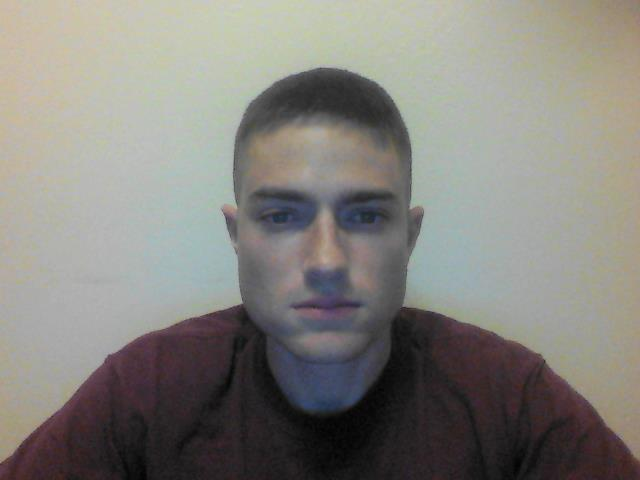
#> input picture photos/uncropped/scott1.jpeg, 640 x 480 px, found by its file name
$ python crop_face.py   (older library calls are emulated)
#> lines starting #> are read from the running program, lines starting #| are printed output that depends on the picture
#!/usr/bin/env python
# Software License Agreement (BSD License)
#
# Copyright (c) 2012, Philipp Wagner
# All rights reserved.
#
# Redistribution and use in source and binary forms, with or without
# modification, are permitted provided that the following conditions
# are met:
#
#  * Redistributions of source code must retain the above copyright
#    notice, this list of conditions and the following disclaimer.
#  * Redistributions in binary form must reproduce the above
#    copyright notice, this list of conditions and the following
#    disclaimer in the documentation and/or other materials provided
#    with the distribution.
#  * Neither the name of the author nor the names of its
#    contributors may be used to endorse or promote products derived
#    from this software without specific prior written permission.
#
# THIS SOFTWARE IS PROVIDED BY THE COPYRIGHT HOLDERS AND CONTRIBUTORS
# "AS IS" AND ANY EXPRESS OR IMPLIED WARRANTIES, INCLUDING, BUT NOT
# LIMITED TO, THE IMPLIED WARRANTIES OF MERCHANTABILITY AND FITNESS
# FOR A PARTICULAR PURPOSE ARE DISCLAIMED. IN NO EVENT SHALL THE
# COPYRIGHT OWNER OR CONTRIBUTORS BE LIABLE FOR ANY DIRECT, INDIRECT,
# INCIDENTAL, SPECIAL, EXEMPLARY, OR CONSEQUENTIAL DAMAGES (INCLUDING,
# BUT NOT LIMITED TO, PROCUREMENT OF SUBSTITUTE GOODS OR SERVICES;
# LOSS OF USE, DATA, OR PROFITS; OR BUSINESS INTERRUPTION) HOWEVER
# CAUSED AND ON ANY THEORY OF LIABILITY, WHETHER IN CONTRACT, STRICT
# LIABILITY, OR TORT (INCLUDING NEGLIGENCE OR OTHERWISE) ARISING IN
# ANY WAY OUT OF THE USE OF THIS SOFTWARE, EVEN IF ADVISED OF THE
# POSSIBILITY OF SUCH DAMAGE.

import sys, math
from PIL import Image

def Distance(p1,p2):
  dx = p2[0] - p1[0]
  dy = p2[1] - p1[1]
  return math.sqrt(dx*dx+dy*dy)

def ScaleRotateTranslate(image, angle, center = None, new_center = None, scale = None, resample=Image.BICUBIC):
  if (scale is None) and (center is None):
    return image.rotate(angle=angle, resample=resample)
  nx,ny = x,y = center
  sx=sy=1.0
  if new_center:
    (nx,ny) = new_center
  if scale:
    (sx,sy) = (scale, scale)
  cosine = math.cos(angle)
  sine = math.sin(angle)
  a = cosine/sx
  b = sine/sx
  c = x-nx*a-ny*b
  d = -sine/sy
  e = cosine/sy
  f = y-nx*d-ny*e
  return image.transform(image.size, Image.AFFINE, (a,b,c,d,e,f), resample=resample)

def CropFace(image, eye_left=(0,0), eye_right=(0,0), offset_pct=(0.2,0.2), dest_sz = (70,70)):
  # calculate offsets in original image
  offset_h = math.floor(float(offset_pct[0])*dest_sz[0])
  offset_v = math.floor(float(offset_pct[1])*dest_sz[1])
  # get the direction
  eye_direction = (eye_right[0] - eye_left[0], eye_right[1] - eye_left[1])
  # calc rotation angle in radians
  rotation = -math.atan2(float(eye_direction[1]),float(eye_direction[0]))
  # distance between them
  dist = Distance(eye_left, eye_right)
  # calculate the reference eye-width
  reference = dest_sz[0] - 2.0*offset_h
  # scale factor
  scale = float(dist)/float(reference)
  # rotate original around the left eye
  image = ScaleRotateTranslate(image, center=eye_left, angle=rotation)
  # crop the rotated image
  crop_xy = (eye_left[0] - scale*offset_h, eye_left[1] - scale*offset_v)
  crop_size = (dest_sz[0]*scale, dest_sz[1]*scale)
  image = image.crop((int(crop_xy[0]), int(crop_xy[1]), int(crop_xy[0]+crop_size[0]), int(crop_xy[1]+crop_size[1])))
  # resize it
  image = image.resize(dest_sz, Image.ANTIALIAS)
  return image

if __name__ == "__main__":
  path = "C:/Users/Scott/Documents/GitHub/Face-Recognition/photos/uncropped/"
  cropped_path = "C:/Users/Scott/Documents/GitHub/Face-Recognition/photos/cropped/"
  image =  Image.open(path + "scott1.jpeg")
#> image is the input picture: PIL image 640x480 RGB; mean R, G, B 132.5, 130.6, 124.9
  CropFace(image, eye_left=(262,218), eye_right=(384,217), offset_pct=(0.1,0.1), dest_sz=(200,200)).save(cropped_path + "scott/scott1_10_10_200_200.jpeg")
  CropFace(image, eye_left=(262,218), eye_right=(384,217), offset_pct=(0.2,0.2), dest_sz=(200,200)).save(cropped_path + "scott/scott1_20_20_200_200.jpeg")
  CropFace(image, eye_left=(262,218), eye_right=(384,217), offset_pct=(0.3,0.3), dest_sz=(200,200)).save(cropped_path + "scott/scott1_30_30_200_200.jpeg")

  image =  Image.open(path + "scott2.jpeg")
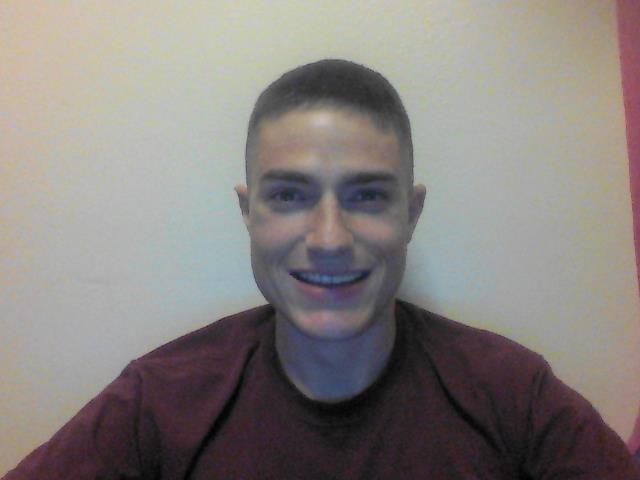
#> input picture photos/uncropped/scott2.jpeg, 640 x 480 px, found by its file name
#> image is the input picture: PIL image 640x480 RGB; mean R, G, B 135.3, 129.8, 126.8
  CropFace(image, eye_left=(272,197), eye_right=(382,198), offset_pct=(0.1,0.1), dest_sz=(200,200)).save(cropped_path + "scott/scott2_10_10_200_200.jpeg")
  CropFace(image, eye_left=(272,197), eye_right=(382,198), offset_pct=(0.2,0.2), dest_sz=(200,200)).save(cropped_path + "scott/scott2_20_20_200_200.jpeg")
  CropFace(image, eye_left=(272,197), eye_right=(382,198), offset_pct=(0.3,0.3), dest_sz=(200,200)).save(cropped_path + "scott/scott2_30_30_200_200.jpeg")

  image =  Image.open(path + "scott3.jpeg")
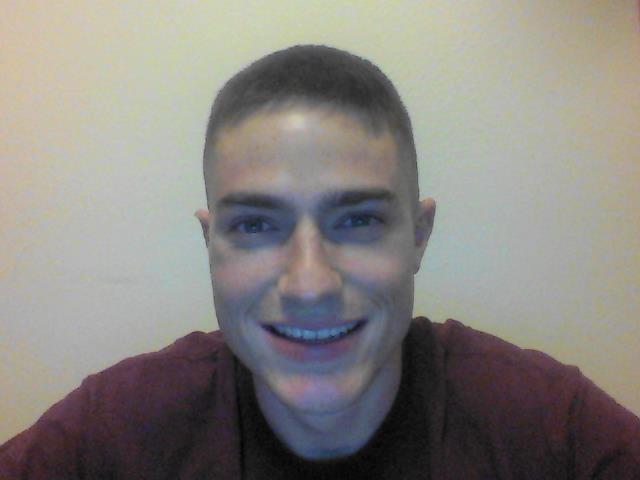
#> input picture photos/uncropped/scott3.jpeg, 640 x 480 px, found by its file name
#> image is the input picture: PIL image 640x480 RGB; mean R, G, B 136.3, 132.9, 128.1
  CropFace(image, eye_left=(236,227), eye_right=(381,222), offset_pct=(0.1,0.1), dest_sz=(200,200)).save(cropped_path + "scott/scott3_10_10_200_200.jpeg")
  CropFace(image, eye_left=(236,227), eye_right=(381,222), offset_pct=(0.2,0.2), dest_sz=(200,200)).save(cropped_path + "scott/scott3_20_20_200_200.jpeg")
  CropFace(image, eye_left=(236,227), eye_right=(381,222), offset_pct=(0.3,0.3), dest_sz=(200,200)).save(cropped_path + "scott/scott3_30_30_200_200.jpeg")

  image =  Image.open(path + "scott4.jpeg")
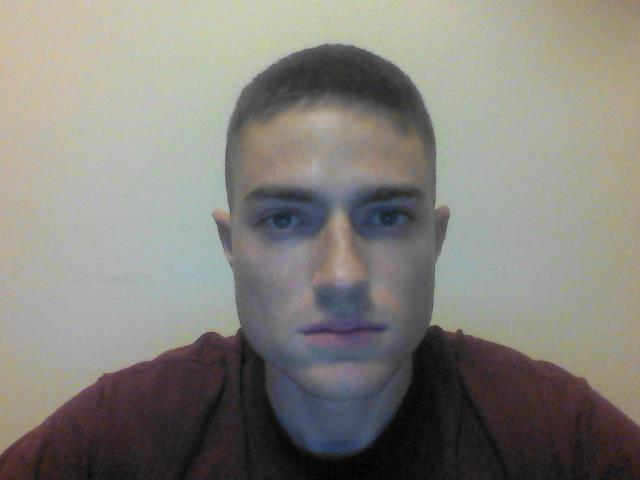
#> input picture photos/uncropped/scott4.jpeg, 640 x 480 px, found by its file name
#> image is the input picture: PIL image 640x480 RGB; mean R, G, B 132.1, 129.7, 123.8
  CropFace(image, eye_left=(264,222), eye_right=(410,218), offset_pct=(0.1,0.1), dest_sz=(200,200)).save(cropped_path + "scott/scott4_10_10_200_200.jpeg")
#> in ScaleRotateTranslate (call 10), `return image.transform(image.size, Image.AFFINE, (a,b,c,d,e,f), resamp..`:
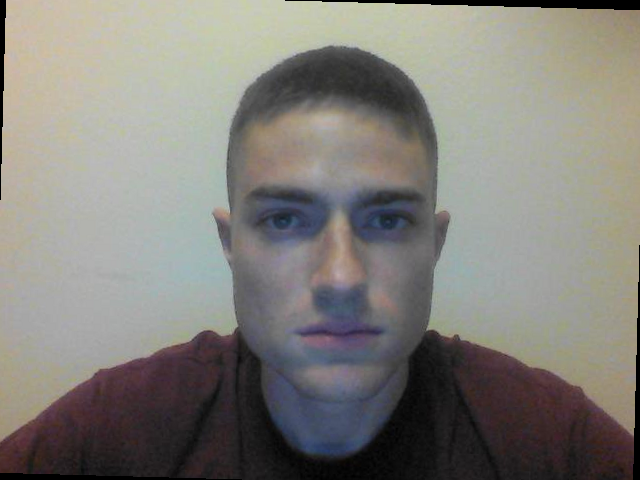
#> returned value: PIL image 640x480 RGB; mean R, G, B 130.1, 127.7, 122
#> in CropFace (call 10), `image = image.crop((int(crop_xy[0]), int(crop_xy[1]), int(crop_xy[0]+c..`:
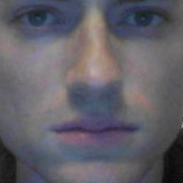
#> image: PIL image 183x183 RGB; mean R, G, B 97.8, 95.6, 103.8
  CropFace(image, eye_left=(264,222), eye_right=(410,218), offset_pct=(0.2,0.2), dest_sz=(200,200)).save(cropped_path + "scott/scott4_20_20_200_200.jpeg")
#> in CropFace (call 11), `image = image.crop((int(crop_xy[0]), int(crop_xy[1]), int(crop_xy[0]+c..`:
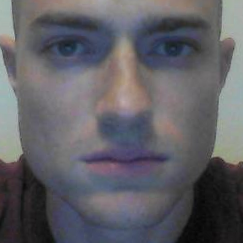
#> image: PIL image 243x243 RGB; mean R, G, B 96.6, 95.7, 101.3
  CropFace(image, eye_left=(264,222), eye_right=(410,218), offset_pct=(0.3,0.3), dest_sz=(200,200)).save(cropped_path + "scott/scott4_30_30_200_200.jpeg")
#> in CropFace (call 12), `image = image.crop((int(crop_xy[0]), int(crop_xy[1]), int(crop_xy[0]+c..`:
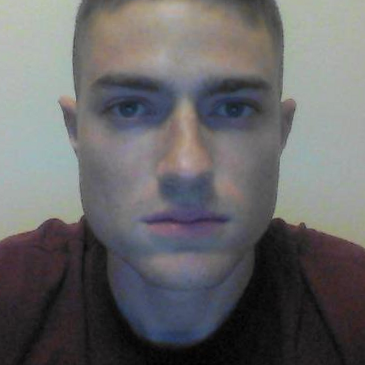
#> image: PIL image 365x365 RGB; mean R, G, B 103.4, 102.7, 103.9

#> (the run stopped early here; a loop or call above may not have finished)
